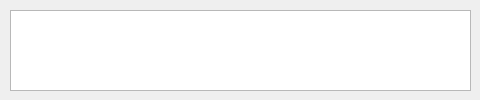
<?xml version="1.0" encoding="UTF-8"?>
<ui version="4.0">
 <class>Form</class>
 <widget class="QWidget" name="Form">
  <property name="geometry">
   <rect>
    <x>0</x>
    <y>0</y>
    <width>480</width>
    <height>100</height>
   </rect>
  </property>
  <property name="minimumSize">
   <size>
    <width>480</width>
    <height>100</height>
   </size>
  </property>
  <property name="maximumSize">
   <size>
    <width>480</width>
    <height>100</height>
   </size>
  </property>
  <property name="windowTitle">
   <string>Cliente con cuenta de mayor saldo</string>
  </property>
  <widget class="QTableWidget" name="tabla">
   <property name="geometry">
    <rect>
     <x>10</x>
     <y>10</y>
     <width>461</width>
     <height>81</height>
    </rect>
   </property>
   <property name="minimumSize">
    <size>
     <width>0</width>
     <height>0</height>
    </size>
   </property>
   <property name="maximumSize">
    <size>
     <width>1920</width>
     <height>1080</height>
    </size>
   </property>
   <property name="editTriggers">
    <set>QAbstractItemView::NoEditTriggers</set>
   </property>
   <property name="sortingEnabled">
    <bool>true</bool>
   </property>
  </widget>
 </widget>
 <resources/>
 <connections/>
</ui>
